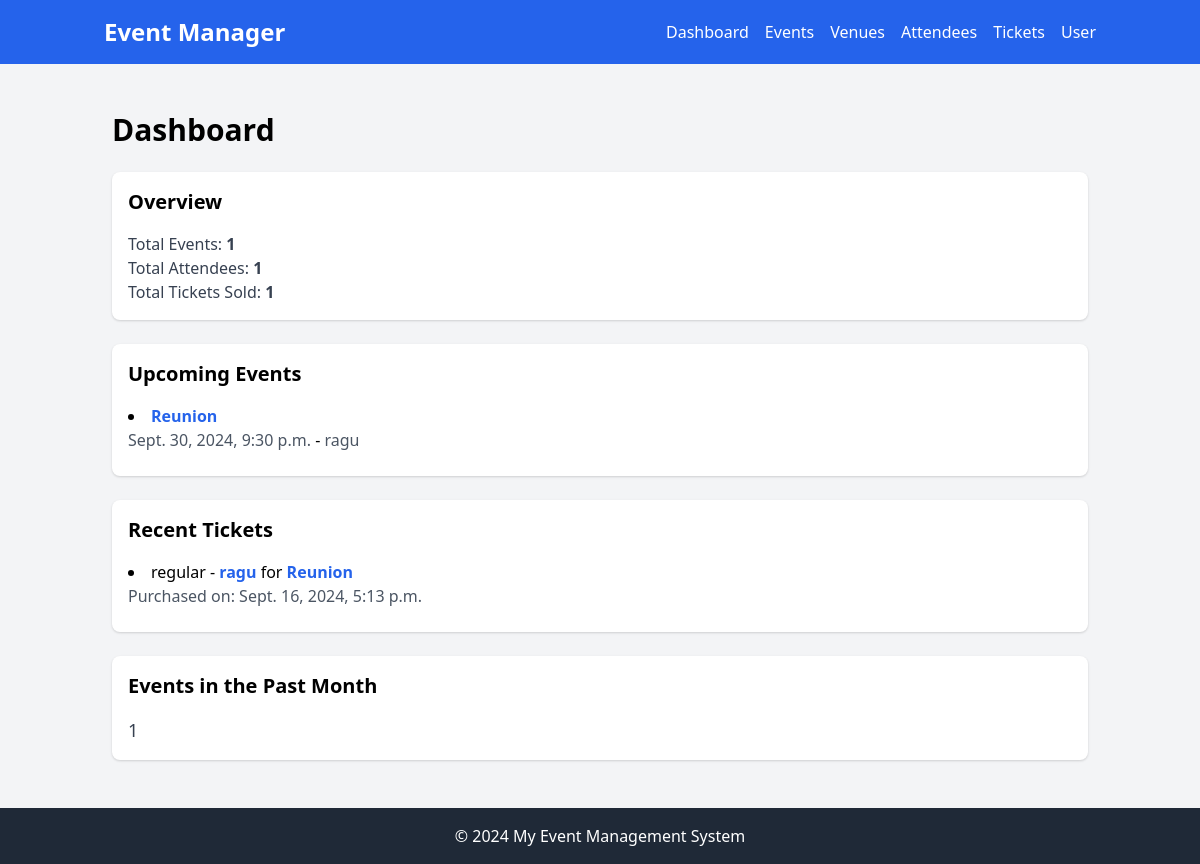
The page / on the database its author committed.
### event_app/models.py (models this page shows, shortened)
class Event(models.Model):
    title = models.CharField(max_length=200)
    description = models.TextField()
    venue = models.ForeignKey(Venue, on_delete=models.CASCADE)
    start_time = models.DateTimeField()
    end_time = models.DateTimeField()
    organizer = models.ForeignKey(User, on_delete=models.CASCADE)
    max_attendees = models.PositiveIntegerField()

class Ticket(models.Model):
    event = models.ForeignKey(Event, on_delete=models.CASCADE)
    attendee = models.ForeignKey(User, on_delete=models.CASCADE)
    ticket_type = models.CharField(max_length=100)
    price = models.DecimalField(max_digits=10, decimal_places=2)
    created_at = models.DateTimeField(auto_now_add=True)

### event_app/views.py (the view)
# urls.py: path('', DashboardView.as_view(), name='dashboard'),
class DashboardView(View):
    def get(self, request, *args, **kwargs):
        now = timezone.now()
        past_month = now - timedelta(days=30)
        event_count = Event.objects.count()
        attendee_count = Attendee.objects.count()
        ticket_count = Ticket.objects.count()
        upcoming_events = Event.objects.filter(start_time__gte=now).order_by('start_time')[:5]
        recent_tickets = Ticket.objects.order_by('-created_at')[:5]
        events_past_month_count = Event.objects.filter(start_time__gte=past_month).count()
        context = {
            'event_count': event_count,
            'attendee_count': attendee_count,
            'ticket_count': ticket_count,
            'upcoming_events': upcoming_events,
            'recent_tickets': recent_tickets,
            'events_past_month_count': events_past_month_count,
        }
        return render(request, 'dashboard.html', context)

### templates/dashboard.html
{% extends "base.html" %}
{% block content %}
<div class="container mx-auto p-6">
    <h1 class="text-3xl font-bold mb-6">Dashboard</h1>
    <section class="mb-6 p-4 bg-white shadow rounded-lg">
        <h2 class="text-xl font-semibold mb-4">Overview</h2>
        <p class="text-gray-700">Total Events: <span class="font-bold">{{ event_count }}</span></p>
        <p class="text-gray-700">Total Attendees: <span class="font-bold">{{ attendee_count }}</span></p>
        <p class="text-gray-700">Total Tickets Sold: <span class="font-bold">{{ ticket_count }}</span></p>
    </section>
    <section class="mb-6 p-4 bg-white shadow rounded-lg">
        <h2 class="text-xl font-semibold mb-4">Upcoming Events</h2>
        <ul class="list-disc list-inside">
            {% for event in upcoming_events %}
                <li class="mb-2">
                    <strong class="text-blue-600">{{ event.title }}</strong><br>
                    <span class="text-gray-600">{{ event.start_time }}</span> -
                    <span class="text-gray-600">{{ event.organizer }}</span>
                </li>
            {% empty %}
                <li class="text-gray-500">No upcoming events</li>
            {% endfor %}
        </ul>
    </section>
    <section class="mb-6 p-4 bg-white shadow rounded-lg">
        <h2 class="text-xl font-semibold mb-4">Recent Tickets</h2>
        <ul class="list-disc list-inside">
            {% for ticket in recent_tickets %}
                <li class="mb-2">
                    {{ ticket.ticket_type }} - <strong class="text-blue-600">{{ ticket.attendee.username }}</strong> for <strong class="text-blue-600">{{ ticket.event.title }}</strong><br>
                    <span class="text-gray-600">Purchased on: {{ ticket.created_at }}</span>
                </li>
            {% empty %}
                <li class="text-gray-500">No recent tickets</li>
            {% endfor %}
        </ul>
    </section>
    <section class="p-4 bg-white shadow rounded-lg">
        <h2 class="text-xl font-semibold mb-4">Events in the Past Month</h2>
        <p class="text-gray-700 text-lg">{{ events_past_month_count }}</p>
    </section>
</div>
{% endblock %}

### templates/base.html (shortened to what this page needs)
<!DOCTYPE html>
<html lang="en">
<head>
    <link href="https://cdn.jsdelivr.net/npm/tailwindcss@^2.0/dist/tailwind.min.css" rel="stylesheet">
</head>
<body class="bg-gray-100">
    <header class="bg-blue-600 text-white">
        <nav class="container mx-auto p-4 flex items-center justify-between">
            <div class="text-2xl font-bold">
                <a href="{% url 'dashboard' %}" class="hover:text-gray-300">Event Manager</a>
            </div>
            <div id="nav-menu" class="hidden md:flex space-x-4">
                <a href="{% url 'dashboard' %}" class="hover:text-gray-300">Dashboard</a>
                <a href="{% url 'event-list' %}" class="hover:text-gray-300">Events</a>
                <a href="{% url 'venue-list' %}" class="hover:text-gray-300">Venues</a>
                <a href="{% url 'attendee-list' %}" class="hover:text-gray-300">Attendees</a>
                <a href="{% url 'ticket-list' %}" class="hover:text-gray-300">Tickets</a>
                <a href="{% url 'user-list' %}" class="hover:text-gray-300">User</a>
            </div>
        </nav>
    </header>
    <main class="mt-6">
        {% block content %}{% endblock %}
    </main>
    <footer class="bg-gray-800 text-white p-4 text-center mt-6">
        &copy; 2024 My Event Management System
    </footer>
</body>
</html>

### rows shown on the page
Event: title "Reunion", start_time "Sept. 30, 2024, 9:30 p.m.", organizer "ragu"
Ticket: ticket_type "regular", attendee.username "ragu", event "Reunion", created_at "Sept. 16, 2024, 5:13 p.m."

### other values the page prints
{{ event_count }} "1"
{{ attendee_count }} "1"
{{ ticket_count }} "1"
{{ events_past_month_count }} "1"
